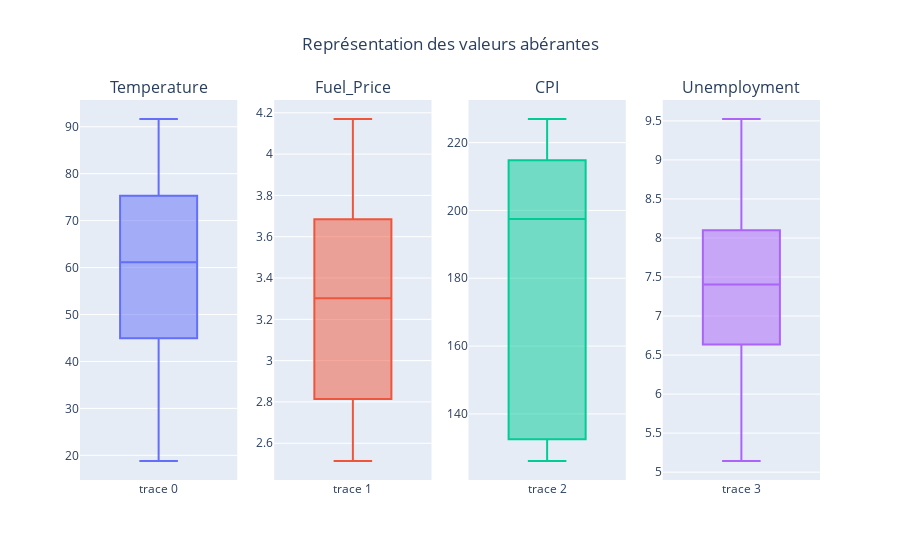

Here is the notebook cell this chart was saved with:
### Code cell
fig = make_subplots(rows = 1, cols = 4, subplot_titles = ("Temperature", "Fuel_Price", "CPI", "Unemployment")) #, "Fuel_Price", "CPI", "Unemployment"))

fig.add_trace(
    go.Box(
        y = data2["Temperature"]),
        row = 1,
        col = 1,
        
)

fig.add_trace(
    go.Box(
        y = data2["Fuel_Price"]),
        row = 1,
        col = 2
)

fig.add_trace(
    go.Box(
        y = data2["CPI"]),
        row = 1,
        col = 3
)

fig.add_trace(
    go.Box(
        y = data2["Unemployment"]),
        row = 1,
        col = 4
)

fig.update_layout(
        title = go.layout.Title(text = "Représentation des valeurs abérantes", x = 0.5),
        showlegend = False)
